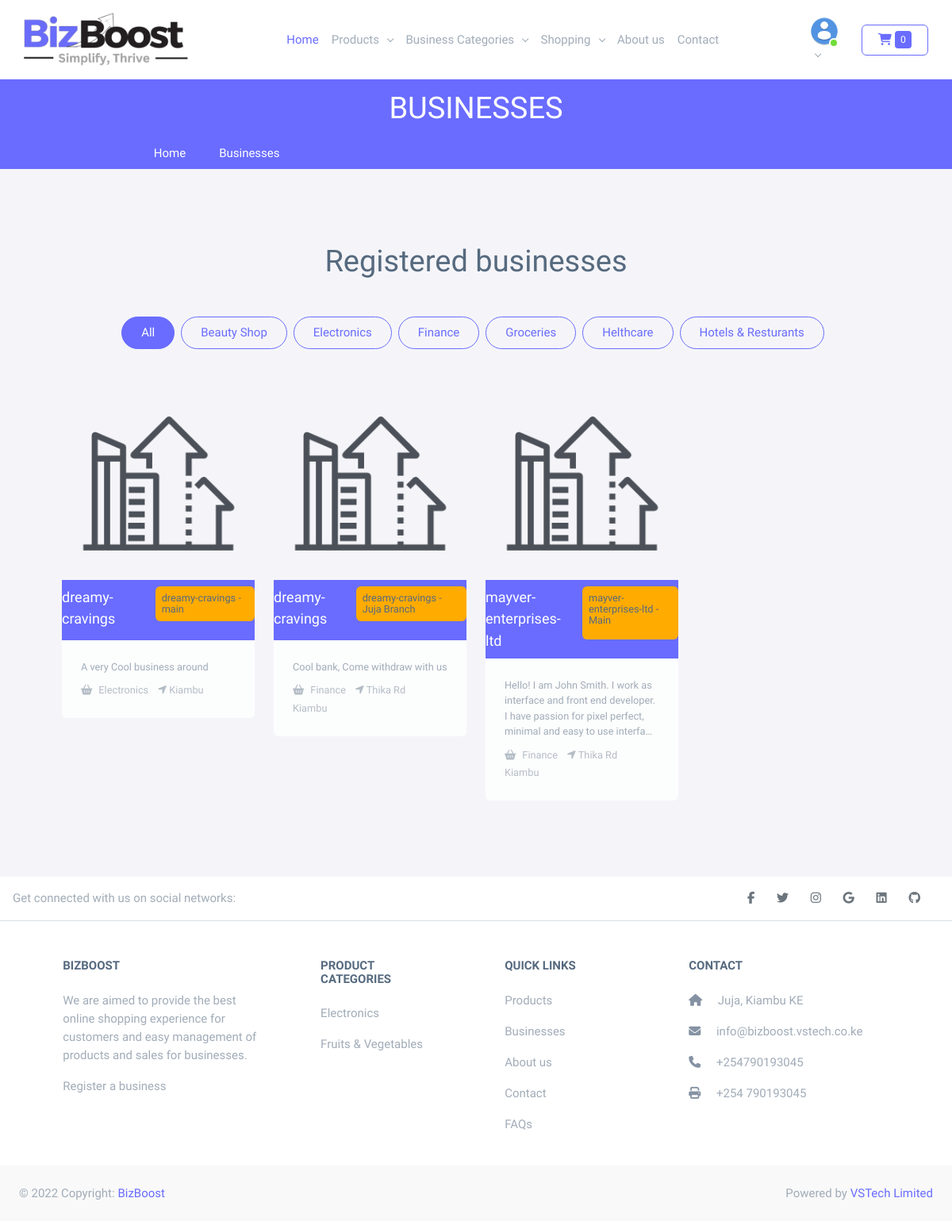
Screenshot of /businesses/ with the database file from the repository.
### business/models.py (models this page shows, shortened)
class BusinessCategory(models.Model):
    title = models.CharField(max_length=200)
    slug = models.SlugField(max_length=200, unique=True)
    image = ResizedImageField(
        upload_to=bs_category_file_name,
        blank=True,
        null=True,
        size=[100, 100]
    )
    marker = models.ImageField(upload_to=markers_file_name, blank=True, null=True)
    created_by = models.ForeignKey('auth.User', related_name='business_category_author', on_delete=models.CASCADE)
    created_at = models.DateTimeField(auto_now_add=True)
    updated_at = models.DateTimeField(auto_now=True)
    class Meta:
        ordering = ('title',)
        verbose_name = 'category'
        verbose_name_plural = 'Business Categories'
    def __str__(self):
        return self.title
    def get_absolute_url(self):
        return reverse('business:category', args=[self.slug])

class BusinessBranch(models.Model):
    business = models.ForeignKey(BusinessProfile, on_delete=models.CASCADE, related_name="branch")
    name = models.CharField(max_length=100)
    category = models.ForeignKey(BusinessCategory, related_name='businesses', on_delete=models.CASCADE)
    customer_service_number = PhoneNumberField(null=True, blank=True)
    slug = models.SlugField(db_index=True)
    longitude = models.DecimalField(max_digits=22, decimal_places=16)
    latitude = models.DecimalField(max_digits=22, decimal_places=16)
    address = models.CharField(max_length=300)
    created = models.DateTimeField(auto_now_add=True)
    updated = models.DateTimeField(auto_now=True)
    description = models.TextField(blank=True, null=True)
    additional_info = models.TextField(blank=True, null=True)
    image = ResizedImageField(
        upload_to=business_branch_file_name,
        blank=True,
        null=True,
        size=[500, 500]
    )
    is_approved = models.BooleanField(default=False)
    def __str__(self):
        return f"{self.business.name} - {self.name}"
    def get_absolute_url(self):
        return reverse(
            'shop:shop',
            args=[
                self.business.slug,
                self.slug
            ]
        )

class BusinessProfile(models.Model):
    name = models.CharField(max_length=100)
    slug = models.SlugField(max_length=100, db_index=True)
    owner = models.ForeignKey(User, on_delete=models.CASCADE)
    longitude = models.DecimalField(max_digits=22, decimal_places=16)
    latitude = models.DecimalField(max_digits=22, decimal_places=16)
    address = models.CharField(max_length=300)
    created = models.DateTimeField(auto_now_add=True)
    updated = models.DateTimeField(auto_now=True)
    description = models.TextField(blank=True, null=True)
    additional_info = models.TextField(blank=True, null=True)
    is_approved = models.BooleanField(default=False)
    image = ResizedImageField(
        upload_to=business_file_name,
        blank=True,
        null=True,
        size=[500, 500]
    )
    def __str__(self):
        return self.name

### core/models.py (models this page shows, shortened)
class Vsmatt(models.Model):
    title = models.CharField(max_length=255)
    logo = models.ImageField(upload_to='uploads/vsmatt/logo', blank=True, null=True)
    about_us = models.TextField(blank=True, null=True)
    phone_number = PhoneNumberField(blank=True, null=True)
    twitter = models.URLField(blank=True, null=True)
    facebook = models.URLField(blank=True, null=True)
    linkedin = models.URLField(blank=True, null=True)
    instagram = models.URLField(blank=True, null=True)
    github = models.URLField(blank=True, null=True)
    email = models.EmailField(blank=True, null=True)
    address = models.CharField(blank=True, null=True, max_length=256)
    set_current = models.BooleanField(default=False)
    longitude = models.DecimalField(max_digits=22, decimal_places=16, default=37.0106327842076)
    latitude = models.DecimalField(max_digits=22, decimal_places=16, default=-1.1139084362152138)
    def __str__(self):
        return self.title

### products/models.py (models this page shows)
class ProductCategory(models.Model):
    title = models.CharField(max_length=200)
    slug = models.SlugField(max_length=200, unique=True)
    image = ResizedImageField(
        upload_to=category_file_name,
        blank=True,
        null=True,
        size=[100, 100]
    )
    created_by = models.ForeignKey('auth.User', related_name='category_author', on_delete=models.CASCADE)
    created_at = models.DateTimeField(auto_now_add=True)
    updated_at = models.DateTimeField(auto_now=True)
    class Meta:
        ordering = ('title',)
        verbose_name = 'category'
        verbose_name_plural = 'Product Categories'
    def __str__(self):
        return self.title
    def get_absolute_url(self):
        return reverse(
            'products:category',
            args=[
                self.slug
            ])

### business/views.py (the view)
# urls.py: path('businesses/', views.BusinessesView.as_view(), name='businesses'),
def businesses(request, category_slug=None):
    businesses = BusinessBranch.objects.all()
    if category_slug:
        businesses = BusinessBranch.objects.filter(category__slug=category_slug)
    return render(request, 'farm/business/index.html', {
        'businesses': businesses,
        'title': "Businesses",
        'categories': category_slug
    })

### business/context_processor.py (called while the page is built)
def business_categories(request):
    return {'business_categories': BusinessCategory.objects.all()}

### cart/cart.py (called while the page is built)
    def __len__(self):
        return sum(item['quantity'] for item in self.cart.values())

### cart/context_processor.py (called while the page is built)
def cart(request):
    return {'cart': Cart(request)}

### core/context_processor.py (called while the page is built)
def vsmatt(request):
    return {'vsmatt': Vsmatt.objects.filter(set_current=True).first()}

### products/context_processor.py (called while the page is built)
def product_categories(request):
    return {"product_categories": ProductCategory.objects.all()}

### templates/farm/business/index.html (shortened to what this page needs)
{% extends 'base.html' %}
{% load static %}
{% block content %}
    <div class="container-fluid py-5">
        <div class="container py-5 px-lg-5">
            <div class="wow fadeInUp" data-wow-delay="0.1s">
                <h1 class="text-center mb-5">Registered businesses</h1>
            </div>
            <div class="d-flex justify-content-center mb-5" id="portfolio-flters">
                <a class="py-2 px-4 rounded-pill border border-primary {% if not categories  %} bg-primary text-white {% endif %}  me-2" href="{% url 'business:businesses' %}">All</a>
                {% if business_categories %}
                    {% for category in business_categories %}
                        <a class="py-2 px-4 border border-primary {% if category.slug == categories %} bg-primary text-white {% endif %} rounded-pill me-2" href="{{category.get_absolute_url}}"><span>{{category}}</span></a>
                    {% endfor %}
                {% endif %}
            </div>
            <div class="row g-4 portfolio-container">
                {% if businesses %}
                    {% for business in businesses %}
                    <div class="col-lg-3 col-md-4 portfolio-item first wow fadeInUp" data-wow-delay="0.1s">
                        <div class="rounded overflow-hidden">
                            <div class="position-relative overflow-hidden">
                                <a href="{{business.get_absolute_url}}"><img class="img-fluid w-100" src="{% if business.image %} {{business.image.url}}{% else %}{% static 'img/business_default.png'%}{% endif %}" alt="{{business}}" title="{{business}}"></a>
                                <div class="portfolio-overlay d-flex bg-primary py-2 justify-content-evenly">
                                    <h5 class="lh-base mb-0 me-2 text-white">{{business.business}}</h5>
                                    <h6 class="bg-warning small p-2 rounded-2">{{business}}</h6>
                                </div>
                            </div>
                            <div class="bg-light p-4">
                                <p class="text-muted fw-light mb-2 small">{{business.description|truncatechars:135|default:"Business has no description"}}</p>
                                <span class="small text-light me-2"><i class="fa fa-shopping-basket me-2" aria-hidden="true"></i>{{business.category}}</span>
                                <span class="small text-light me-2"><i class="fa fa-location-arrow"></i> {{business.address}}</span>
                            </div>
                        </div>
                    </div>
                    {% endfor %}
                {% else %}
                    <p class="col-md-12 text-center">No Registered business.</p>
                {% endif %}
            </div>
        </div>
    </div>
{% endblock %}

### templates/partials/footer.html
<footer class="text-center text-lg-start bg-white text-muted">
    <section class="d-flex justify-content-center justify-content-lg-between p-3 border-bottom">
      <div class="me-5 d-none d-lg-block">
        <span>Get connected with us on social networks:</span>
      </div>
      <div>
        {% if vsmatt.facebook %}
          <a href="{{ vsmatt.facebook }}" class="me-4 link-secondary">
            <i class="fab fa-facebook-f"></i>
          </a>
        {% endif %}
        {% if vsmatt.twitter %}
          <a href="{{ vsmatt.twitter }}" class="me-4 link-secondary">
            <i class="fab fa-twitter"></i>
          </a>
        {% endif %}
        {% if vsmatt.instagram %}
          <a href="{{ vsmatt.instagram }}" class="me-4 link-secondary">
            <i class="fab fa-instagram"></i>
          </a>
        {% endif %}
        {% if vsmatt.email %}
          <a href="mailto:{{ vsmatt.email }}" class="me-4 link-secondary">
            <i class="fab fa-google"></i>
          </a>
        {% endif %}
        {% if vsmatt.linkedin %}
          <a href="{{ vsmatt.linkedin }}" class="me-4 link-secondary">
            <i class="fab fa-linkedin"></i>
          </a>
        {% endif %}
        {% if vsmatt.github %}
          <a href="{{ vsmatt.github }}" class="me-4 link-secondary">
            <i class="fab fa-github"></i>
          </a>
        {% endif %}
      </div>
    </section>
    <section class="">
      <div class="container text-center text-md-start mt-5">
        <div class="row mt-3">
          <div class="col-md-3 col-lg-4 col-xl-3 mx-auto mb-4">
            <h6 class="text-uppercase fw-bold mb-4">
              {{ vsmatt | default:"BizBoost" }}
            </h6>
            <p>
              We are aimed to provide the best online shopping experience for customers and easy management of products and sales for businesses.
              <p><a href="{% url 'business:register_business' %}" class="text-reset">Register a business</a></p>
            </p>
          </div>
          <div class="col-md-2 col-lg-2 col-xl-2 mx-auto mb-4">
            <h6 class="text-uppercase fw-bold mb-4">
                Product Categories
            </h6>
            {% if product_categories %}
              {% for category in product_categories %}
                <p><a href="{{ category.get_absolute_url }}" class="text-reset">{{category}}</a></p>
              {% endfor %}
            {% else %}
              <p>No Available Category</p>
            {% endif %}
          </div>
          <div class="col-md-3 col-lg-2 col-xl-2 mx-auto mb-4">
            <h6 class="text-uppercase fw-bold mb-4">
              Quick links
            </h6>
            <p>
              <a href="{% url 'products:products_list' %}" class="text-reset">Products</a>
            </p>
            <p>
              <a href="{% url 'business:businesses' %}" class="text-reset">Businesses</a>
            </p>
            <p>
              <a href="{% url 'about' %}" class="text-reset">About us</a>
            </p>
            <p>
              <a href="{% url 'contact' %}" class="text-reset">Contact</a>
            </p>
            <p>
              <a href="{% url 'faq' %}" class="text-reset">FAQs</a>
            </p>
          </div>
          <div class="col-md-4 col-lg-3 col-xl-3 mx-auto mb-md-0 mb-4">
            <h6 class="text-uppercase fw-bold mb-4">Contact</h6>
            <p><i class="fas fa-home me-3 text-secondary"></i> {{vsmatt.address | default:"Juja KE 52106-00100"}} </p>
            <p>
              <i class="fas fa-envelope me-3 text-secondary"></i>
              {{vsmatt.email | default:"info@bizboost.vstech.co.ke"}}
            </p>
            <p><i class="fas fa-phone me-3 text-secondary"></i> {{ vsmatt.phone_number | default:"+25490193045"}} </p>
            <p><i class="fas fa-print me-3 text-secondary"></i> +254 790193045</p>
          </div>
        </div>
      </div>
    </section>
    <div class="text-center p-4" style="background-color: rgba(0, 0, 0, 0.025);">
      <div class="d-flex justify-content-between">
        <span>© 2022 Copyright: <a href="https://bizboost.vstech.co.ke/">BizBoost</a></span>
        <span>Powered by <a href="https://vstech.co.ke/">VSTech Limited</a></span>
      </div>
    </div>
  </footer>

### rows the page displays
BusinessCategory: title "Beauty Shop"
BusinessCategory: title "Electronics"
BusinessCategory: title "Finance"
BusinessCategory: title "Groceries"
BusinessCategory: title "Helthcare"
BusinessCategory: title "Hotels & Resturants"
BusinessBranch: business "dreamy-cravings", business+name "dreamy-cravings - main", description "A very Cool business around", category "Electronics", address "Kiambu"
BusinessBranch: business "dreamy-cravings", business+name "dreamy-cravings - Juja Branch", description "Cool bank, Come withdraw with us", category "Finance", address "Thika Rd Kiambu"
BusinessBranch: business "mayver-enterprises-ltd", business+name "mayver-enterprises-ltd - Main", description "Hello! I am John Smith. I work as interface and front end developer. I have passion for pixel perfect, minimal and easy to use interfa…", category "Finance", address "Thika Rd Kiambu"
Vsmatt: title "BIZBOOST", address "Juja, Kiambu KE", email "info@bizboost.vstech.co.ke", phone_number "+254790193045"
ProductCategory: title "Electronics"
ProductCategory: title "Fruits & Vegetables"

### other values shown
{{ cart|length }} "0"
{{ title }} "BUSINESSES"
{{ title }} "Businesses"
